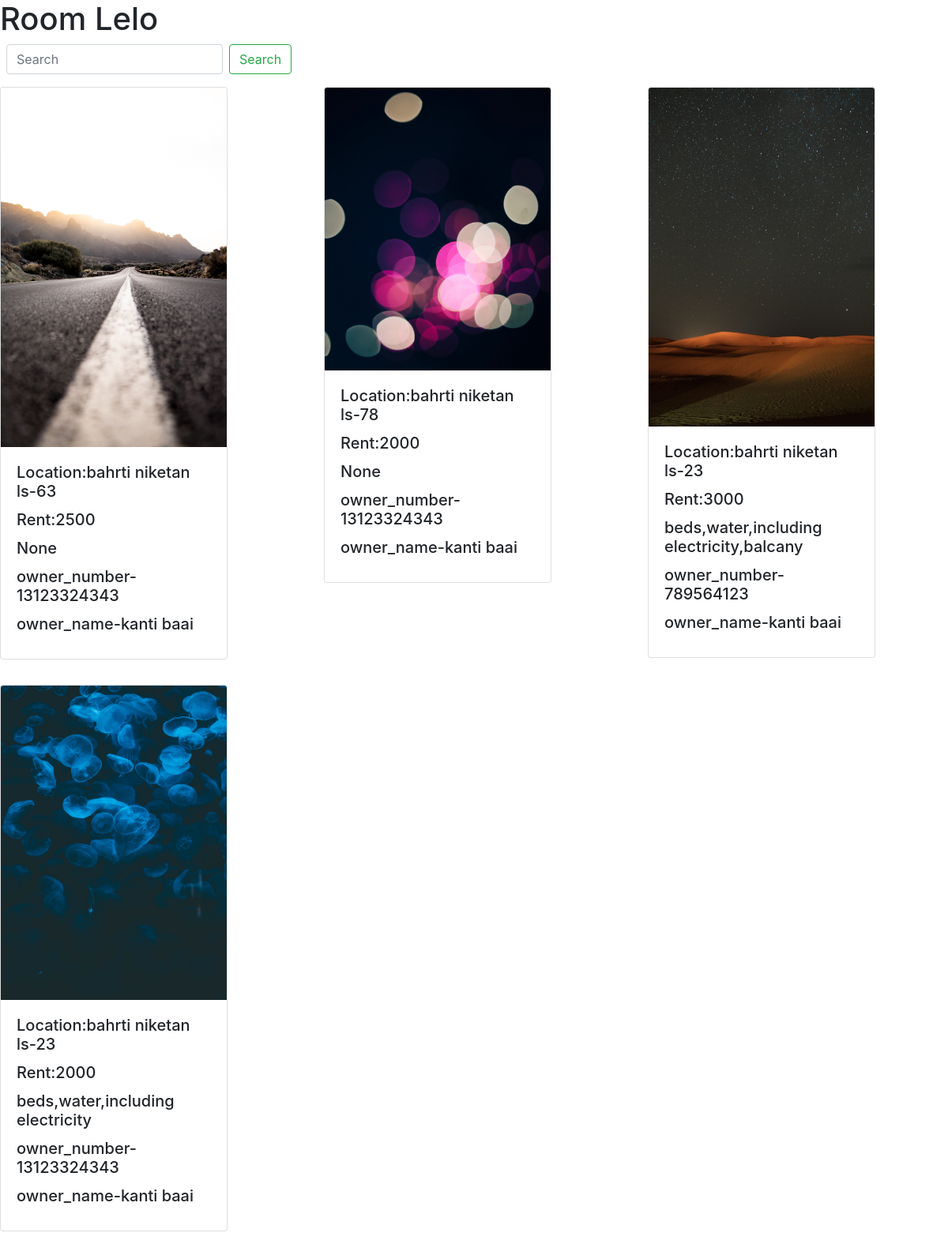
Page /room_lelo on the earlier database version.
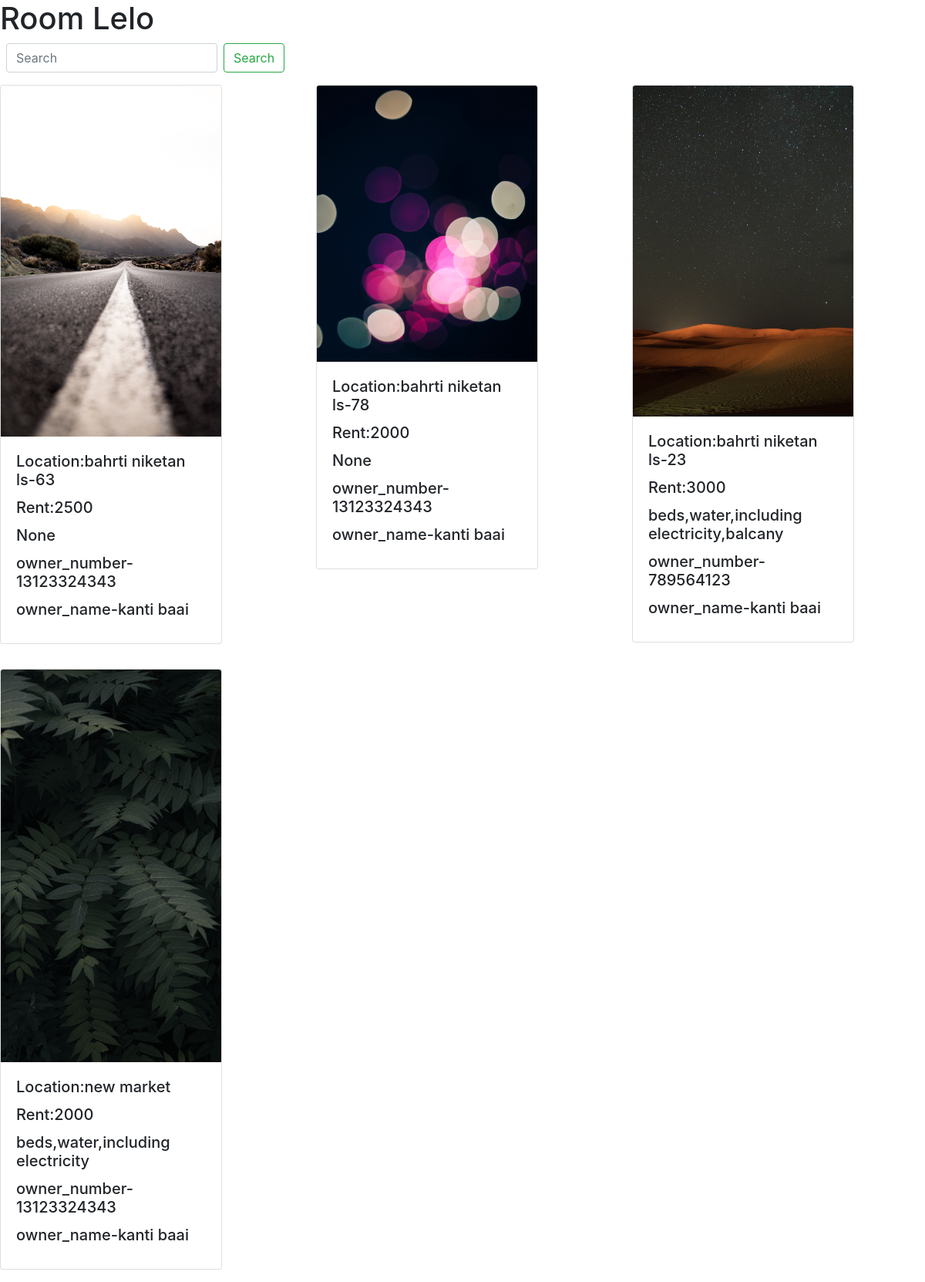
Same page on the later database version.
### room_lelo/models.py (models this page shows, shortened)
class Room(models.Model):
	image=models.ImageField(null=True, blank=True, upload_to="rooms_images/")
	availibility = models.BooleanField(blank=True,null=True)
	location = models.CharField(max_length=30)
	rent = models.CharField(max_length=30)
	facility = models.CharField(max_length=100,blank=True,null=True)
	owner_number = models.CharField(max_length=30)
	owner_name = models.CharField(max_length=30)

### room_lelo/views.py (the view)
# urls.py: path('', views.rooms, name='rooms'),
def rooms(request):
	try:
		search=request.GET['search']
	except:
		search=""
	if search:
		details = Room.objects.all().filter(availibility=True,location__icontains=search)
	else:
		details = Room.objects.all().filter(availibility=True)
	return render(request, 'room_lelo/home.html', {"details":details})

### room_lelo/templates/room_lelo/home.html (shortened to what this page needs)
<!doctype html>
<html lang="en">
  <head>
    <link rel="stylesheet" href="https://stackpath.bootstrapcdn.com/bootstrap/4.3.1/css/bootstrap.min.css">
  </head>
  <body>
    <h1>Room Lelo</h1>
     <form class="form-inline mt-2 mt-md-0 mx-2" action="{% url 'rooms' %}" method="get">
        <input class="form-control mr-sm-2" type="text" placeholder="Search" name="search" aria-label="Search">
        <button class="btn btn-outline-success my-2 my-sm-0" type="submit">Search</button>
      </form>
<div class="row">
    {% for detail in details %}
    	<div class="col-4">
    		<div class="card my-3" style="width: 18rem;">
  <img src={{detail.image.url}} class="card-img-top" alt="...">
  <div class="card-body">
    <h5 class="card-title">Location:{{detail.location}}</h5>
    <h5 class="card-title">Rent:{{detail.rent}}</h5>
    <h5 class="card-title">{{detail.facility}}</h5>
    <h5 class="card-title">owner_number-{{detail.owner_number}}</h5>
    <h5 class="card-title">owner_name-{{detail.owner_name}}</h5>
  </div>
</div>
    	</div>
	{% endfor %}
</div>
  </body>
</html>

Differences in the rows shown:
no longer on this page (row edited): Room: image (picture), location "bahrti niketan ls-23", rent "2000", facility "beds,water,including electricity", owner_number "13123324343", owner_name "kanti baai"
added Room: image (picture), location "new market", rent "2000", facility "beds,water,including electricity", owner_number "13123324343", owner_name "kanti baai"
